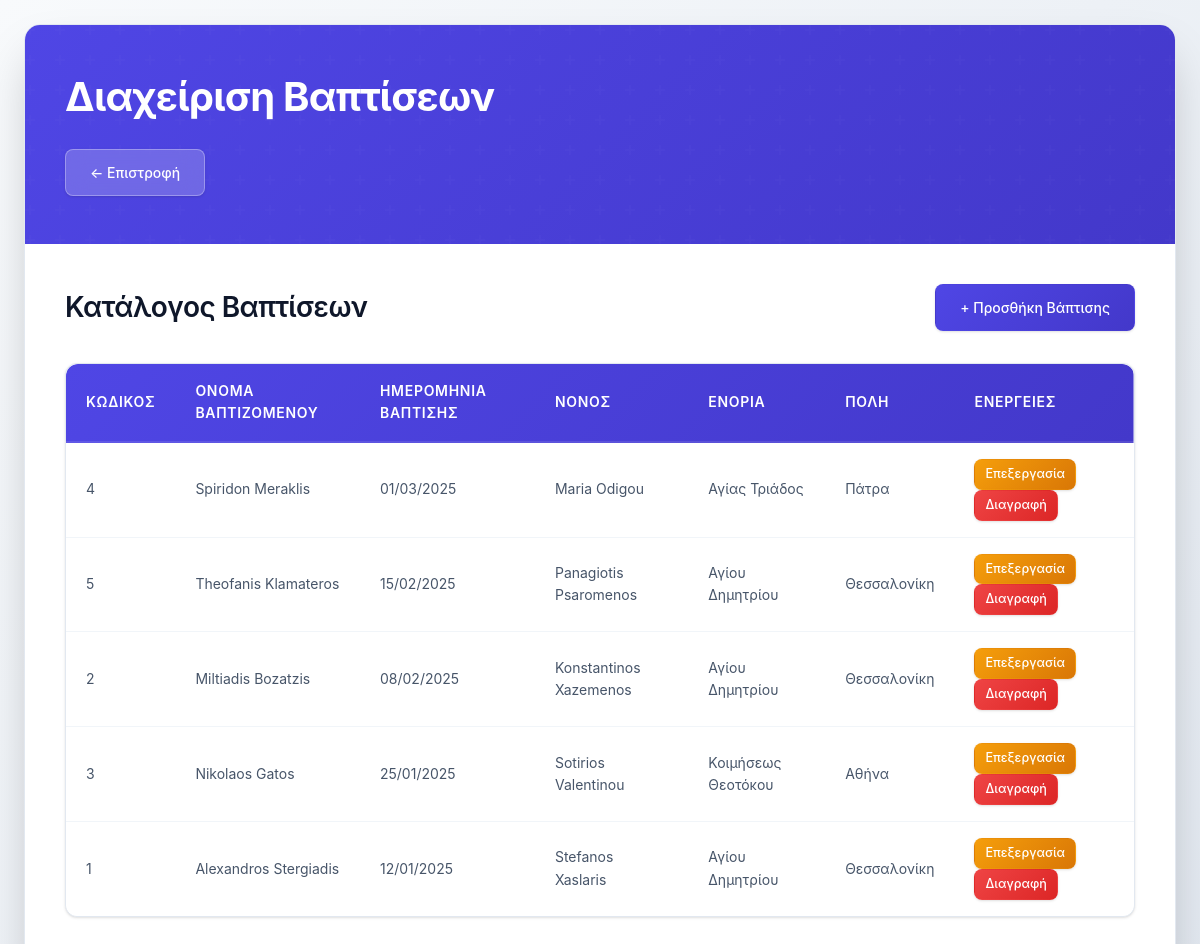
The page /baptisi.php on the database its author committed.
### tables this page shows
CREATE TABLE BAPTISI (
    kodikos_vaptisis      INT PRIMARY KEY,
    onoma_vaptizomenou    VARCHAR(50) NOT NULL,
    imerominia_vaptisis   DATE NOT NULL,
    nonos                 VARCHAR(50),
    kodikos_enorias       INT NOT NULL,
    FOREIGN KEY (kodikos_enorias) REFERENCES ENORIA(kodikos_enorias) ON DELETE RESTRICT
);

CREATE TABLE ENORIA (
    kodikos_enorias INT PRIMARY KEY,
    onoma_enorias   VARCHAR(60) NOT NULL,
    poli            VARCHAR(40) NOT NULL,
    arithmos_naon   INT DEFAULT 0
);

### baptisi.php (the view, shortened to what this page needs)
<?php
require_once 'config.php';
$sql = "SELECT b.*, e.onoma_enorias, e.poli
        FROM BAPTISI b
        JOIN ENORIA e ON b.kodikos_enorias = e.kodikos_enorias
        ORDER BY b.imerominia_vaptisis DESC, b.kodikos_vaptisis DESC";
$result = $conn->query($sql);
?>
<!DOCTYPE html>
<html lang="el">
<head>
    <link rel="stylesheet" href="css/style.css?v=3">
</head>
<body>
    <div class="container">
        <header>
            <h1>Διαχείριση Βαπτίσεων</h1>
            <a href="index.php" class="btn btn-primary" style="margin-top: 20px;">← Επιστροφή</a>
        </header>
        <div class="content-section">
            <div class="section-header">
                <h2>Κατάλογος Βαπτίσεων</h2>
                <button class="btn btn-primary" onclick="showModal('addModal')">
                    + Προσθήκη Βάπτισης
                </button>
            </div>
            <?php if ($result && $result->num_rows > 0): ?>
                <table class="data-table">
                    <thead>
                        <tr>
                            <th>Κωδικός</th>
                            <th>Όνομα Βαπτιζόμενου</th>
                            <th>Ημερομηνία Βάπτισης</th>
                            <th>Νονός</th>
                            <th>Ενορία</th>
                            <th>Πόλη</th>
                            <th>Ενέργειες</th>
                        </tr>
                    </thead>
                    <tbody>
                        <?php while ($row = $result->fetch_assoc()): ?>
                            <tr>
                                <td><?php echo htmlspecialchars($row['kodikos_vaptisis']); ?></td>
                                <td><?php echo htmlspecialchars($row['onoma_vaptizomenou']); ?></td>
                                <td><?php echo date('d/m/Y', strtotime($row['imerominia_vaptisis'])); ?></td>
                                <td><?php echo $row['nonos'] ? htmlspecialchars($row['nonos']) : '-'; ?></td>
                                <td><?php echo htmlspecialchars($row['onoma_enorias']); ?></td>
                                <td><?php echo htmlspecialchars($row['poli']); ?></td>
                                <td>
                                    <a href="?edit=1&id=<?php echo $row['kodikos_vaptisis']; ?>" class="btn btn-warning" style="padding: 5px 10px; font-size: 0.9em;">Επεξεργασία</a>
                                    <a href="?delete=1&id=<?php echo $row['kodikos_vaptisis']; ?>"
                                       class="btn btn-danger"
                                       style="padding: 5px 10px; font-size: 0.9em;"
                                       onclick="return confirmDelete('Είστε σίγουροι ότι θέλετε να διαγράψετε αυτή τη βάπτιση;');">
                                        Διαγραφή
                                    </a>
                                </td>
                            </tr>
                        <?php endwhile; ?>
                    </tbody>
                </table>
            <?php endif; ?>
        </div>
    </div>
</body>
</html>

### rows shown on the page
baptisi: kodikos_vaptisis "4", onoma_vaptizomenou "Spiridon Meraklis", imerominia_vaptisis "01/03/2025", nonos "Maria Odigou", kodikos_enorias.onoma_enorias "Αγίας Τριάδος", kodikos_enorias.poli "Πάτρα"
baptisi: kodikos_vaptisis "5", onoma_vaptizomenou "Theofanis Klamateros", imerominia_vaptisis "15/02/2025", nonos "Panagiotis Psaromenos", kodikos_enorias.onoma_enorias "Αγίου Δημητρίου", kodikos_enorias.poli "Θεσσαλονίκη"
baptisi: kodikos_vaptisis "2", onoma_vaptizomenou "Miltiadis Bozatzis", imerominia_vaptisis "08/02/2025", nonos "Konstantinos Xazemenos", kodikos_enorias.onoma_enorias "Αγίου Δημητρίου", kodikos_enorias.poli "Θεσσαλονίκη"
baptisi: kodikos_vaptisis "3", onoma_vaptizomenou "Nikolaos Gatos", imerominia_vaptisis "25/01/2025", nonos "Sotirios Valentinou", kodikos_enorias.onoma_enorias "Κοιμήσεως Θεοτόκου", kodikos_enorias.poli "Αθήνα"
baptisi: kodikos_vaptisis "1", onoma_vaptizomenou "Alexandros Stergiadis", imerominia_vaptisis "12/01/2025", nonos "Stefanos Xaslaris", kodikos_enorias.onoma_enorias "Αγίου Δημητρίου", kodikos_enorias.poli "Θεσσαλονίκη"
